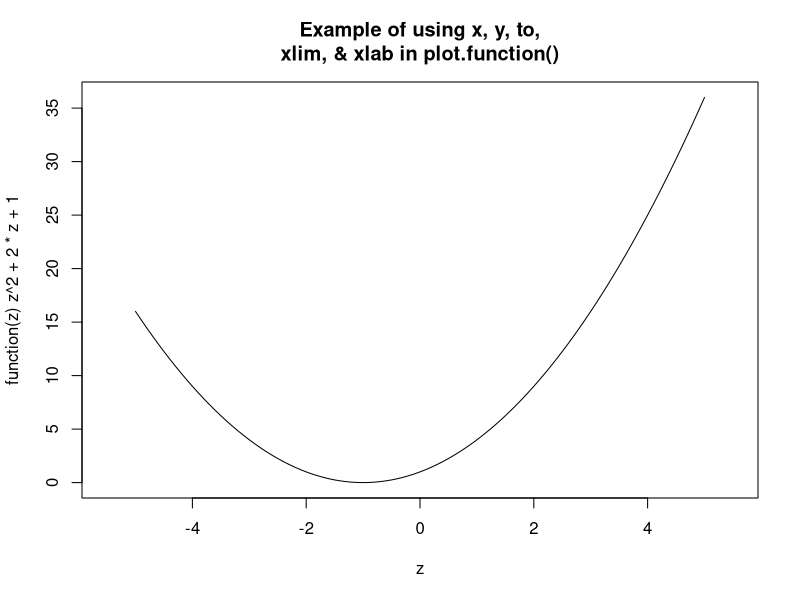

Reproduce this figure in R.
plot( 
  x=function( z ) z^2 + 2*z + 1, 
  y=-5, 
  to=5, 
  xlim=c( -5.5, 5.5 ), 
  xlab="z", 
  main="Example of using x, y, to,\nxlim, & xlab in plot.function()" 
)
